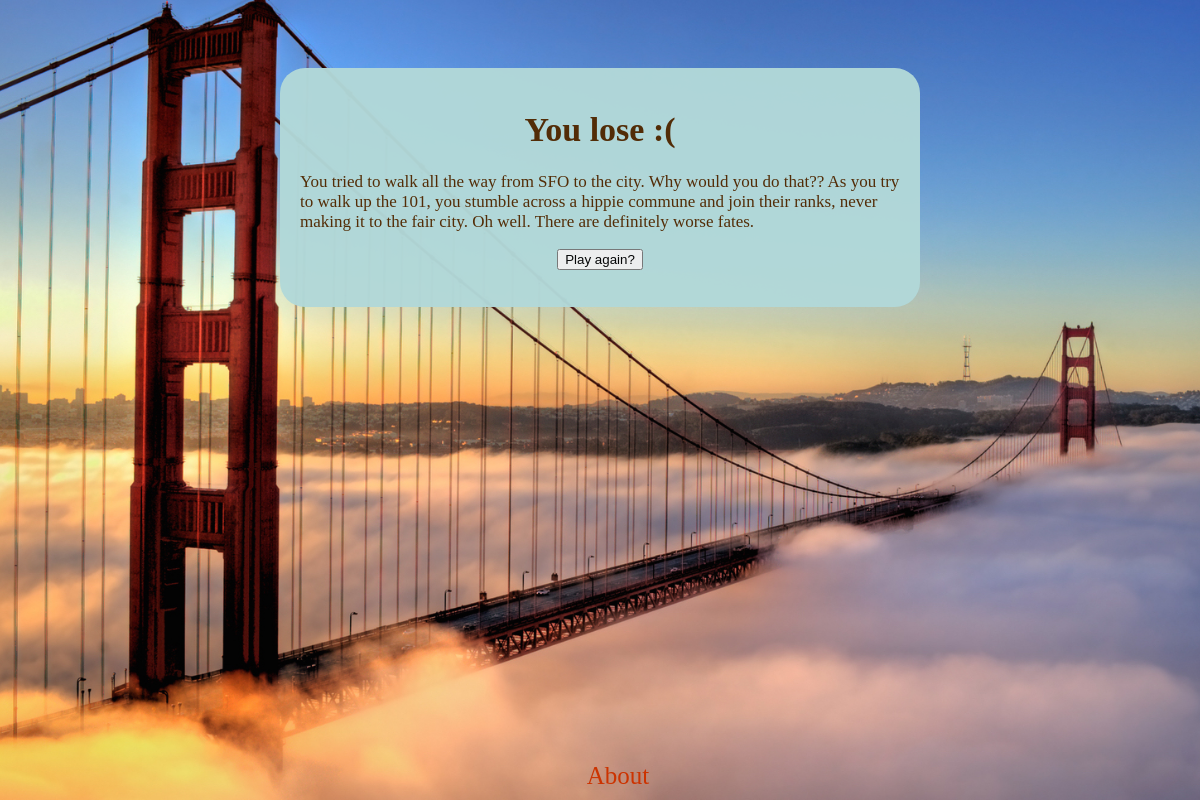
Screenshot of /polls/you-lose-walking/ with the database file from the repository.
### polls/models.py (models this page shows, shortened)
class Room(models.Model):
	name =  models.CharField(max_length=200)
	description = models.CharField(max_length=2000)
	dictionary = PickledObjectField()
	slug = models.SlugField()

### polls/views.py (the view)
# urls.py: url(r'^(?P<slug>[-\w]+)/$', views.DetailView.as_view(), name='detail'),
class DetailView(generic.DetailView):
	model = Room # tells the generic view what model to act upon
	template_name = 'polls/detail.html'
	def get_context_data(self, **kwargs):
		context = super(DetailView, self).get_context_data(**kwargs)
		context['form'] = ResponseForm
		return context

### polls/templates/polls/detail.html (shortened to what this page needs)
{% load staticfiles %}
<html>
<link rel="stylesheet" type="text/css" href="{% static 'polls/style.css' %}" />
<br>
<br>
<br>
<head>
</head>
<div class="main-box">
<h1 align="center">{{ room.name }}</h1>
<body>
<p>{{ room.description }}</p>
{% if room.name != "The End" and room.name != "You lose :(" %}
	<form id="response" align="center" autocomplete="off" action = "{% url 'polls:get_response' room.slug %}" method="post">
		{{form}}
		{% csrf_token %}
		<input type="submit" value="Submit">
	</form>
	<p align="center">{{error}}</p>
{% else %}
	<form align="center" action="/polls/">
	<input type="submit" value="Play again?">
	</form>
{% endif %}
</body>
</div>
<div class="footer">
<a class="foot" href="/about">About</a>
</div>
</html>

### polls/static/polls/style.css (style rules this page uses)
a.foot { color: #CC3300; text-decoration: none; text-align: center; font-size: 25px; }
.footer { position: absolute; bottom: 0px; width: 100%; text-align: center; padding: 10px; }
html { background: url(images/background.jpg) no-repeat center center fixed; -webkit-background-size: cover; -moz-background-size: cover; -o- background-size: cover; background-size: cover; }
.main-box { width: 600px; height:auto; border-radius: 25px; margin: 0 auto; color: #522900; background-color: #b2d8d8; opacity: 0.97; padding: 20px; }
body { font-size: 17px; color: #522900; }

### rows the page displays
Room: name "You lose :(", description "You tried to walk all the way from SFO to the city. Why would you do that?? As you try to walk up the 101, you stumble across a hippie commune and join their ranks, never making it to the fair city. Oh well. There are definitely worse fates."
